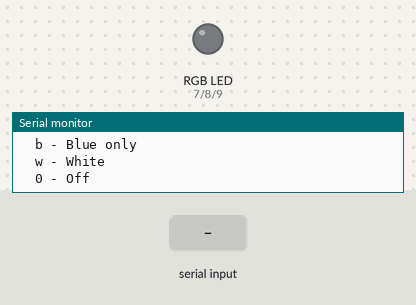
This sketch was run on a simulated Arduino Uno, built with avr-gcc and run on an emulated ATmega328P. Parts: an RGB LED mixed from three pins (HIGH = lit), the last lines printed to the serial monitor. The inputs (shaded band) are chosen by the test bench. Dim RGB values are drawn brighter than linear.

Above: at 1.3 s.
1.4 s: "IDENT,150\n" received over Serial
At 2.6 s:
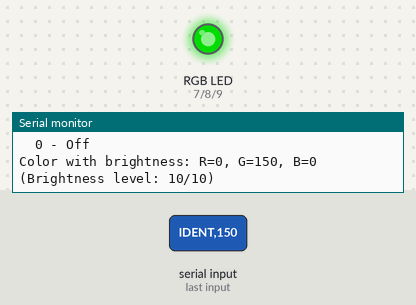
2.9 s: "90,45,200\n" received over Serial
At 3.5 s:
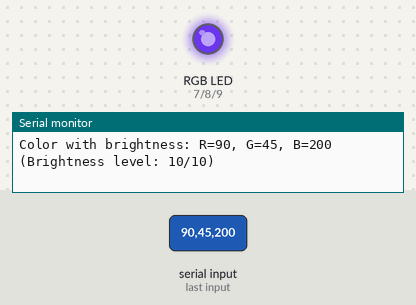
4.4 s: "30,150,10\n" received over Serial
At 4.7 s:
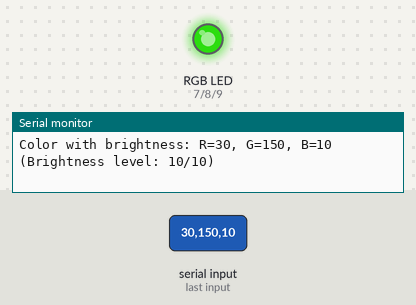
5.9 s: "90,45\n" received over Serial
At 7.1 s:
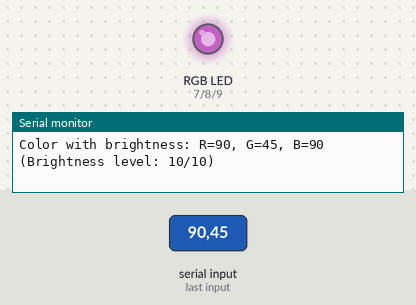
7.4 s: "5\n" received over Serial
At 7.9 s:
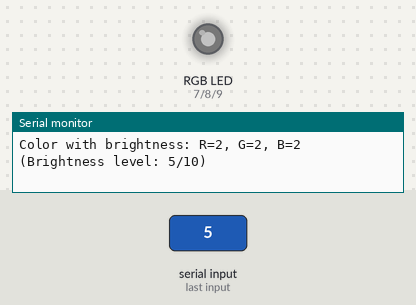
8.9 s: "90\n" received over Serial
At 9.2 s:
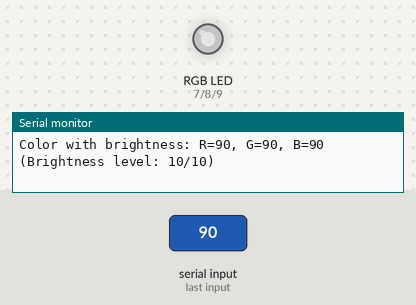
Timing chart, 0 to 11.4 s (numbered marks = the images above; inputs shaded):
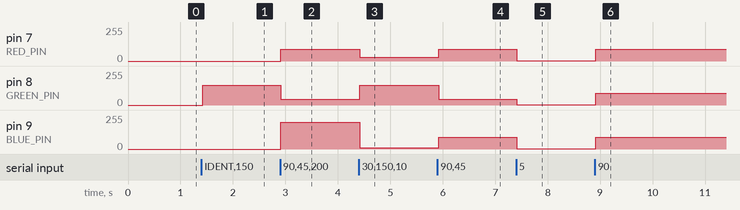

Measured:
- after the input at 1.4 s, pin 8 (GREEN_PIN): 0/255 → 150/255 at once
- after the input at 2.9 s, pin 7 (RED_PIN): 0/255 → 90/255 at once; pin 8 (GREEN_PIN): 150/255 → 45/255 at once; pin 9 (BLUE_PIN): 0/255 → 200/255 at once
- after the input at 4.4 s, pin 7 (RED_PIN): 90/255 → 30/255 at once; pin 8 (GREEN_PIN): 45/255 → 150/255 at once; pin 9 (BLUE_PIN): 200/255 → 10/255 at once
- after the input at 5.9 s, pin 7 (RED_PIN): 30/255 → 90/255 at once; pin 8 (GREEN_PIN): 150/255 → 45/255 at once; pin 9 (BLUE_PIN): 10/255 → 90/255 at once
- after the input at 7.4 s, pin 7 (RED_PIN), pin 9 (BLUE_PIN): 90/255 → 2/255 at once; pin 8 (GREEN_PIN): 45/255 → 2/255 at once
- after the input at 8.9 s, pin 7 (RED_PIN), pin 8 (GREEN_PIN), pin 9 (BLUE_PIN): 2/255 → 90/255 at once

The sketch:

led.ino
```cpp
#include <SoftPWM.h>

// RGB LED Control using SoftPWM
const int RED_PIN = 7;
const int GREEN_PIN = 8;
const int BLUE_PIN = 9;

void setup() {
  Serial.begin(9600);

  // Initialize SoftPWM
  SoftPWMBegin();

  // Set up pins
  SoftPWMSet(RED_PIN, 0);
  SoftPWMSet(GREEN_PIN, 0);
  SoftPWMSet(BLUE_PIN, 0);

  // Set fade rate (optional)
  SoftPWMSetFadeTime(RED_PIN, 0, 0);
  SoftPWMSetFadeTime(GREEN_PIN, 0, 0);
  SoftPWMSetFadeTime(BLUE_PIN, 0, 0);

  Serial.println("RGB LED Control with SoftPWM");
  Serial.println("Enter a command:");
  Serial.println("  R,G,B - Set color (0-255 for each)");
  Serial.println("  R,G,B,brt - Set color with brightness (1-10)");
  Serial.println("  r - Red only");
  Serial.println("  g - Green only");
  Serial.println("  b - Blue only");
  Serial.println("  w - White");
  Serial.println("  0 - Off");
}

void loop() {
  if (Serial.available() > 0) {
    String input = Serial.readStringUntil('\n');
    input.trim();

    if (input == "IDENT") {
      Serial.println("LED");
    }
    else {
      // Process comma-separated values
      processColorValues(input);
    }
  }
}

void processColorValues(String input) {
  int firstComma = input.indexOf(',');
  int secondComma = input.indexOf(',', firstComma + 1);
  int thirdComma = input.indexOf(',', secondComma + 1);

  // Extract values
  int r = input.substring(0, firstComma).toInt();
  int g = input.substring(firstComma + 1, secondComma).toInt();
  int b = input.substring(secondComma + 1, thirdComma).toInt();
  int brightness = input.substring(thirdComma + 1).toInt();

  // Constrain values
  r = constrain(r, 0, 255);
  g = constrain(g, 0, 255);
  b = constrain(b, 0, 255);
  brightness = constrain(brightness, 1, 10);

  // Apply brightness
  float brightnessFactor = brightness / 10.0;
  r = r * brightnessFactor;
  g = g * brightnessFactor;
  b = b * brightnessFactor;

  // Set color
  setColor(r, g, b);

  // Confirm
  Serial.print("Color with brightness: R=");
  Serial.print(r);
  Serial.print(", G=");
  Serial.print(g);
  Serial.print(", B=");
  Serial.print(b);
  Serial.print(" (Brightness level: ");
  Serial.print(brightness);
  Serial.println("/10)");
}

void setColor(int red, int green, int blue) {
  // Set colors using SoftPWM
  SoftPWMSet(RED_PIN, red);
  SoftPWMSet(GREEN_PIN, green);
  SoftPWMSet(BLUE_PIN, blue);
}
```
